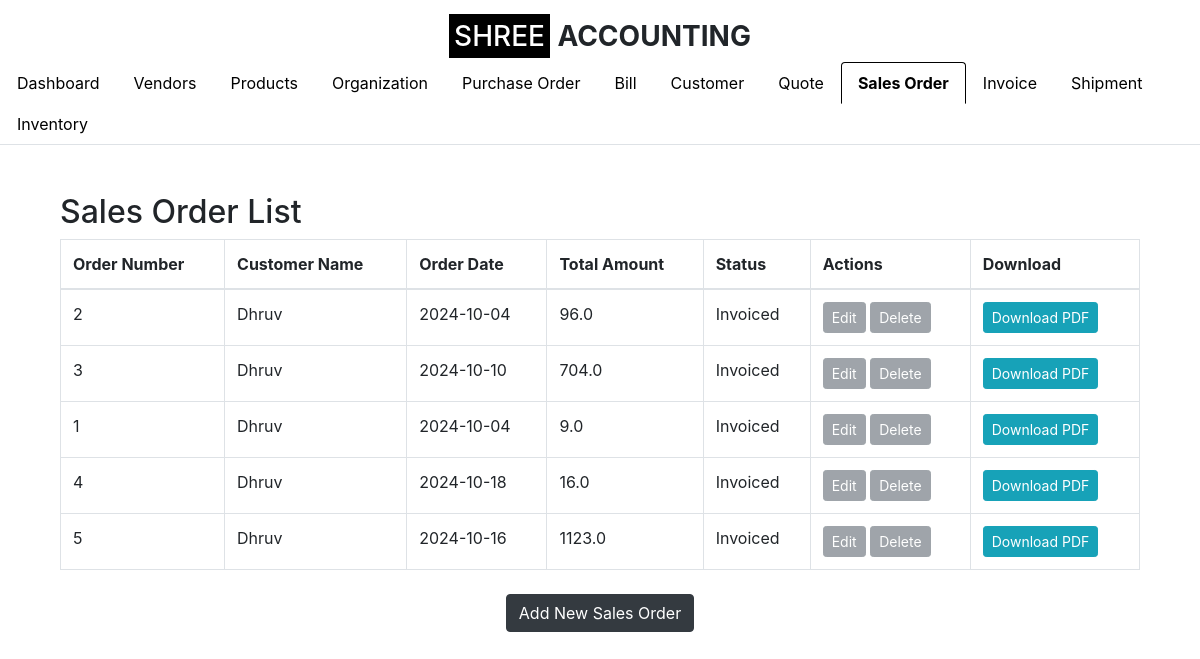
/sales_order (signed in), run on an earlier commit of the app's database.
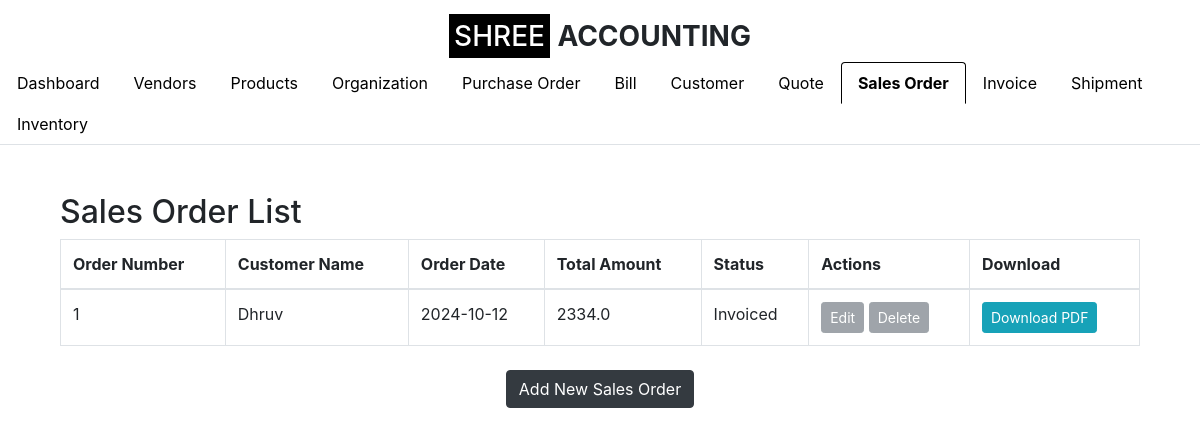
And on a later commit of the database.
### app.py (models this page shows, shortened)
class SalesOrder(db.Model):
    __tablename__ = 'sales_order'
    id = db.Column(db.Integer, primary_key=True)
    order_number = db.Column(db.String(50), nullable=False, unique=True)
    customer_id = db.Column(db.Integer, db.ForeignKey('customer.id'), nullable=False)
    order_date = db.Column(db.Date, nullable=False)
    total_amount = db.Column(db.Float, nullable=False)
    status = db.Column(db.String(50), nullable=False, default='Draft')
    organization_id = db.Column(db.Integer, db.ForeignKey('setup_organization.id'), nullable=False)
    quote_id = db.Column(db.Integer, db.ForeignKey('quote.id'), nullable=True)  # Nullable if not all Sales Orders are created from Quotes
    invoice_id = db.Column(db.Integer, db.ForeignKey('invoice.id'), nullable=True)  # Nullable if the Sales Order is not invoiced
    customer = db.relationship('Customer', backref=db.backref('sales_orders', lazy=True))
    organization = db.relationship('SetupOrganization', backref=db.backref('sales_orders', lazy=True))
    quote = db.relationship('Quote', backref=db.backref('sales_orders', lazy=True))  # Establish relationship with Quote
    line_items = db.relationship('SalesOrderLineItem', backref='order_ref', lazy=True, cascade="all, delete-orphan")
    invoice = db.relationship('Invoice', backref=db.backref('sales_orders', lazy=True))  # Establish relationship with Invoice

class Customer(db.Model):
    id = db.Column(db.Integer, primary_key=True)
    customer_name = db.Column(db.String(100), nullable=False)
    company_name = db.Column(db.String(100), nullable=False)
    email_id = db.Column(db.String(100), nullable=False)
    phone_number = db.Column(db.String(15), nullable=False)
    address = db.Column(db.String(255), nullable=False)
    gst_number = db.Column(db.String(15), nullable=True)  # GST Number is optional
    organization_id = db.Column(db.Integer, db.ForeignKey('organization.id'), nullable=False)
    organization = db.relationship('Organization', backref=db.backref('customers', lazy=True))

### app.py (the view)
    def wrap(*args, **kwargs):
        if 'logged_in' in session:
            return f(*args, **kwargs)
        else:
            flash('Please log in first.', 'warning')
            return redirect(url_for('login'))

### app.py (called while the page is built)
def login_required(f):
    def wrap(*args, **kwargs):
        if 'logged_in' in session:
            return f(*args, **kwargs)
        else:
            flash('Please log in first.', 'warning')
            return redirect(url_for('login'))
    wrap.__name__ = f.__name__
    return wrap

@app.route('/sales_order', methods=['GET'])
@login_required
def sales_order_list():
    organization_id = session.get('organization_id')
    sales_orders = SalesOrder.query.join(Customer).filter(
        Customer.organization_id == organization_id,
        SalesOrder.organization_id == organization_id  # Ensure sales order belongs to the user's organization
    ).all()
    return render_template('sales_order_list.html', sales_orders=sales_orders, show_logo=True, active_tab='sales_order')

### templates/sales_order_list.html (shortened to what this page needs)
{% extends "base.html" %}
{% block content %}
<div class="container mt-5">
    <h2>Sales Order List</h2>
    <table class="table table-bordered">
        <thead>
            <tr>
                <th>Order Number</th>
                <th>Customer Name</th>
                <th>Order Date</th>
                <th>Total Amount</th>
                <th>Status</th>
                <th>Actions</th>
                <th>Download</th>
            </tr>
        </thead>
        <tbody>
            {% for sales_order in sales_orders %}
            <tr>
                <td>{{ sales_order.order_number }}</td>
                <td>{{ sales_order.customer.customer_name }}</td>
                <td>{{ sales_order.order_date }}</td>
                <td>{{ sales_order.total_amount }}</td>
                <td>{{ sales_order.status }}</td>
                <td>
                    {% if sales_order.status == 'Invoiced' %}
                        <button class="btn btn-secondary btn-sm" disabled>Edit</button>
                        <button class="btn btn-secondary btn-sm" disabled>Delete</button>
                    {% endif %}
                </td>
                <td>
                    <a href="{{ url_for('generate_sales_order_pdf', sales_order_id=sales_order.id) }}" class="btn btn-info btn-sm">Download PDF</a>
                </td>
            </tr>
            {% endfor %}
        </tbody>
    </table>
    <div class="text-center mt-4">
        <a href="{{ url_for('create_sales_order') }}" class="btn btn-dark">Add New Sales Order</a>
    </div>
</div>
{% endblock %}

What changed in the data, as far as the page shows it:
removed SalesOrder: order_number "2", customer.customer_name "Dhruv", order_date "2024-10-04", total_amount "96.0", status "Invoiced", shows "Edit"
removed SalesOrder: order_number "3", customer.customer_name "Dhruv", order_date "2024-10-10", total_amount "704.0", status "Invoiced", shows "Edit"
removed SalesOrder: order_number "1", customer.customer_name "Dhruv", order_date "2024-10-04", total_amount "9.0", status "Invoiced", shows "Edit"
removed SalesOrder: order_number "4", customer.customer_name "Dhruv", order_date "2024-10-18", total_amount "16.0", status "Invoiced", shows "Edit"
removed SalesOrder: order_number "5", customer.customer_name "Dhruv", order_date "2024-10-16", total_amount "1123.0", status "Invoiced", shows "Edit"
added SalesOrder: order_number "1", customer.customer_name "Dhruv", order_date "2024-10-12", total_amount "2334.0", status "Invoiced", shows "Edit"
